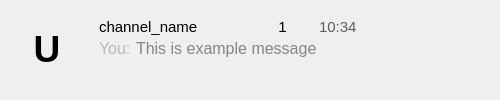
<?xml version="1.0" encoding="UTF-8"?>
<ui version="4.0">
 <class>ChannelComponent</class>
 <widget class="QWidget" name="ChannelComponent">
  <property name="geometry">
   <rect>
    <x>0</x>
    <y>0</y>
    <width>500</width>
    <height>100</height>
   </rect>
  </property>
  <property name="sizePolicy">
   <sizepolicy hsizetype="Fixed" vsizetype="Fixed">
    <horstretch>0</horstretch>
    <verstretch>0</verstretch>
   </sizepolicy>
  </property>
  <property name="minimumSize">
   <size>
    <width>500</width>
    <height>100</height>
   </size>
  </property>
  <property name="windowTitle">
   <string>Form</string>
  </property>
  <layout class="QGridLayout" name="gridLayout">
   <property name="horizontalSpacing">
    <number>16</number>
   </property>
   <item row="0" column="1">
    <layout class="QVBoxLayout" name="verticalLayout">
     <property name="spacing">
      <number>0</number>
     </property>
     <property name="topMargin">
      <number>4</number>
     </property>
     <item>
      <layout class="QHBoxLayout" name="horizontalLayout_3">
       <property name="spacing">
        <number>0</number>
       </property>
       <item>
        <widget class="QLabel" name="channelName">
         <property name="sizePolicy">
          <sizepolicy hsizetype="Fixed" vsizetype="Fixed">
           <horstretch>0</horstretch>
           <verstretch>0</verstretch>
          </sizepolicy>
         </property>
         <property name="font">
          <font>
           <pointsize>11</pointsize>
          </font>
         </property>
         <property name="text">
          <string>channel_name</string>
         </property>
        </widget>
       </item>
       <item>
        <spacer name="horizontalSpacer">
         <property name="orientation">
          <enum>Qt::Orientation::Horizontal</enum>
         </property>
         <property name="sizeType">
          <enum>QSizePolicy::Policy::Expanding</enum>
         </property>
         <property name="sizeHint" stdset="0">
          <size>
           <width>40</width>
           <height>20</height>
          </size>
         </property>
        </spacer>
       </item>
       <item>
        <widget class="QLabel" name="unreadMessages">
         <property name="sizePolicy">
          <sizepolicy hsizetype="Fixed" vsizetype="Fixed">
           <horstretch>0</horstretch>
           <verstretch>0</verstretch>
          </sizepolicy>
         </property>
         <property name="minimumSize">
          <size>
           <width>25</width>
           <height>24</height>
          </size>
         </property>
         <property name="font">
          <font>
           <pointsize>11</pointsize>
          </font>
         </property>
         <property name="styleSheet">
          <string notr="true">border-radius: 12px;
background-color: &quot;#4a89ff&quot;</string>
         </property>
         <property name="text">
          <string>1</string>
         </property>
         <property name="alignment">
          <set>Qt::AlignmentFlag::AlignCenter</set>
         </property>
        </widget>
       </item>
       <item>
        <widget class="QLabel" name="state">
         <property name="sizePolicy">
          <sizepolicy hsizetype="Fixed" vsizetype="Preferred">
           <horstretch>0</horstretch>
           <verstretch>0</verstretch>
          </sizepolicy>
         </property>
         <property name="minimumSize">
          <size>
           <width>24</width>
           <height>24</height>
          </size>
         </property>
         <property name="font">
          <font>
           <pointsize>9</pointsize>
          </font>
         </property>
         <property name="text">
          <string/>
         </property>
         <property name="alignment">
          <set>Qt::AlignmentFlag::AlignCenter</set>
         </property>
        </widget>
       </item>
       <item>
        <widget class="QLabel" name="time">
         <property name="sizePolicy">
          <sizepolicy hsizetype="Fixed" vsizetype="Fixed">
           <horstretch>0</horstretch>
           <verstretch>0</verstretch>
          </sizepolicy>
         </property>
         <property name="font">
          <font>
           <pointsize>11</pointsize>
          </font>
         </property>
         <property name="text">
          <string>&lt;span style=&quot; color:#5e5e5e;&quot;&gt;10:34&lt;/span&gt;</string>
         </property>
        </widget>
       </item>
      </layout>
     </item>
     <item>
      <layout class="QHBoxLayout" name="horizontalLayout_2">
       <property name="spacing">
        <number>5</number>
       </property>
       <item>
        <widget class="QLabel" name="author">
         <property name="sizePolicy">
          <sizepolicy hsizetype="Preferred" vsizetype="Maximum">
           <horstretch>0</horstretch>
           <verstretch>0</verstretch>
          </sizepolicy>
         </property>
         <property name="font">
          <font>
           <pointsize>12</pointsize>
          </font>
         </property>
         <property name="text">
          <string>&lt;span style=&quot; color:#b9b9b9;&quot;&gt;You:&lt;/span&gt;</string>
         </property>
        </widget>
       </item>
       <item>
        <widget class="QLabel" name="content">
         <property name="sizePolicy">
          <sizepolicy hsizetype="Preferred" vsizetype="Maximum">
           <horstretch>0</horstretch>
           <verstretch>0</verstretch>
          </sizepolicy>
         </property>
         <property name="font">
          <font>
           <pointsize>12</pointsize>
          </font>
         </property>
         <property name="text">
          <string>&lt;span style=&quot; color:#858585;&quot;&gt;This is example message&lt;/span&gt;</string>
         </property>
        </widget>
       </item>
       <item>
        <spacer name="horizontalSpacer_2">
         <property name="orientation">
          <enum>Qt::Orientation::Horizontal</enum>
         </property>
         <property name="sizeType">
          <enum>QSizePolicy::Policy::Expanding</enum>
         </property>
         <property name="sizeHint" stdset="0">
          <size>
           <width>40</width>
           <height>20</height>
          </size>
         </property>
        </spacer>
       </item>
      </layout>
     </item>
     <item>
      <spacer name="verticalSpacer">
       <property name="font">
        <font>
         <pointsize>11</pointsize>
        </font>
       </property>
       <property name="orientation">
        <enum>Qt::Orientation::Vertical</enum>
       </property>
       <property name="sizeHint" stdset="0">
        <size>
         <width>20</width>
         <height>40</height>
        </size>
       </property>
      </spacer>
     </item>
    </layout>
   </item>
   <item row="0" column="0">
    <widget class="QLabel" name="icon">
     <property name="sizePolicy">
      <sizepolicy hsizetype="Fixed" vsizetype="Fixed">
       <horstretch>0</horstretch>
       <verstretch>0</verstretch>
      </sizepolicy>
     </property>
     <property name="minimumSize">
      <size>
       <width>72</width>
       <height>72</height>
      </size>
     </property>
     <property name="font">
      <font>
       <pointsize>28</pointsize>
      </font>
     </property>
     <property name="styleSheet">
      <string notr="true">border-radius: 36px;
background-color: &quot;#de7e7e&quot;</string>
     </property>
     <property name="text">
      <string>&lt;b&gt;U&lt;b&gt;</string>
     </property>
     <property name="alignment">
      <set>Qt::AlignmentFlag::AlignCenter</set>
     </property>
    </widget>
   </item>
   <item row="0" column="2">
    <spacer name="horizontalSpacer_3">
     <property name="orientation">
      <enum>Qt::Orientation::Horizontal</enum>
     </property>
     <property name="sizeHint" stdset="0">
      <size>
       <width>40</width>
       <height>20</height>
      </size>
     </property>
    </spacer>
   </item>
  </layout>
 </widget>
 <resources/>
 <connections/>
</ui>
